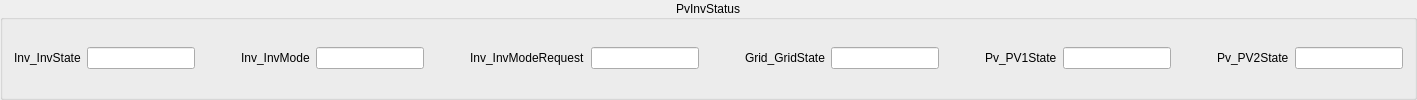
         <widget class="QGroupBox" name="groupBox_pvinv_80">
          <property name="title">
           <string>PvInvStatus</string>
          </property>
          <property name="alignment">
           <set>Qt::AlignCenter</set>
          </property>
          <layout class="QGridLayout" name="gridLayout_12">
           <item row="0" column="0">
            <widget class="QLabel" name="label_pvinv_80_00">
             <property name="text">
              <string>Inv_InvState</string>
             </property>
            </widget>
           </item>
           <item row="0" column="1">
            <widget class="QLineEdit" name="lineEdit_pvinv_80_00">
             <property name="readOnly">
              <bool>true</bool>
             </property>
            </widget>
           </item>
           <item row="0" column="2">
            <spacer name="horizontalSpacer">
             <property name="orientation">
              <enum>Qt::Horizontal</enum>
             </property>
             <property name="sizeHint" stdset="0">
              <size>
               <width>40</width>
               <height>20</height>
              </size>
             </property>
            </spacer>
           </item>
           <item row="0" column="3">
            <widget class="QLabel" name="label_pvinv_80_01">
             <property name="text">
              <string>Inv_InvMode</string>
             </property>
            </widget>
           </item>
           <item row="0" column="4">
            <widget class="QLineEdit" name="lineEdit_pvinv_80_01">
             <property name="readOnly">
              <bool>true</bool>
             </property>
            </widget>
           </item>
           <item row="0" column="5">
            <spacer name="horizontalSpacer_2">
             <property name="orientation">
              <enum>Qt::Horizontal</enum>
             </property>
             <property name="sizeHint" stdset="0">
              <size>
               <width>40</width>
               <height>20</height>
              </size>
             </property>
            </spacer>
           </item>
           <item row="0" column="6">
            <widget class="QLabel" name="label_pvinv_80_02">
             <property name="text">
              <string>Inv_InvModeRequest</string>
             </property>
            </widget>
           </item>
           <item row="0" column="7">
            <widget class="QLineEdit" name="lineEdit_pvinv_80_02">
             <property name="readOnly">
              <bool>true</bool>
             </property>
            </widget>
           </item>
           <item row="0" column="8">
            <spacer name="horizontalSpacer_3">
             <property name="orientation">
              <enum>Qt::Horizontal</enum>
             </property>
             <property name="sizeHint" stdset="0">
              <size>
               <width>40</width>
               <height>20</height>
              </size>
             </property>
            </spacer>
           </item>
           <item row="0" column="9">
            <widget class="QLabel" name="label_pvinv_80_03">
             <property name="text">
              <string>Grid_GridState</string>
             </property>
            </widget>
           </item>
           <item row="0" column="10">
            <widget class="QLineEdit" name="lineEdit_pvinv_80_03">
             <property name="readOnly">
              <bool>true</bool>
             </property>
            </widget>
           </item>
           <item row="0" column="11">
            <spacer name="horizontalSpacer_4">
             <property name="orientation">
              <enum>Qt::Horizontal</enum>
             </property>
             <property name="sizeHint" stdset="0">
              <size>
               <width>40</width>
               <height>20</height>
              </size>
             </property>
            </spacer>
           </item>
           <item row="0" column="12">
            <widget class="QLabel" name="label_pvinv_80_04">
             <property name="text">
              <string>Pv_PV1State</string>
             </property>
            </widget>
           </item>
           <item row="0" column="13">
            <widget class="QLineEdit" name="lineEdit_pvinv_80_04">
             <property name="readOnly">
              <bool>true</bool>
             </property>
            </widget>
           </item>
           <item row="0" column="14">
            <spacer name="horizontalSpacer_15">
             <property name="orientation">
              <enum>Qt::Horizontal</enum>
             </property>
             <property name="sizeHint" stdset="0">
              <size>
               <width>40</width>
               <height>20</height>
              </size>
             </property>
            </spacer>
           </item>
           <item row="0" column="15">
            <widget class="QLabel" name="label_pvinv_80_05">
             <property name="text">
              <string>Pv_PV2State</string>
             </property>
            </widget>
           </item>
           <item row="0" column="16">
            <widget class="QLineEdit" name="lineEdit_pvinv_80_05">
             <property name="readOnly">
              <bool>true</bool>
             </property>
            </widget>
           </item>
          </layout>
         </widget>
